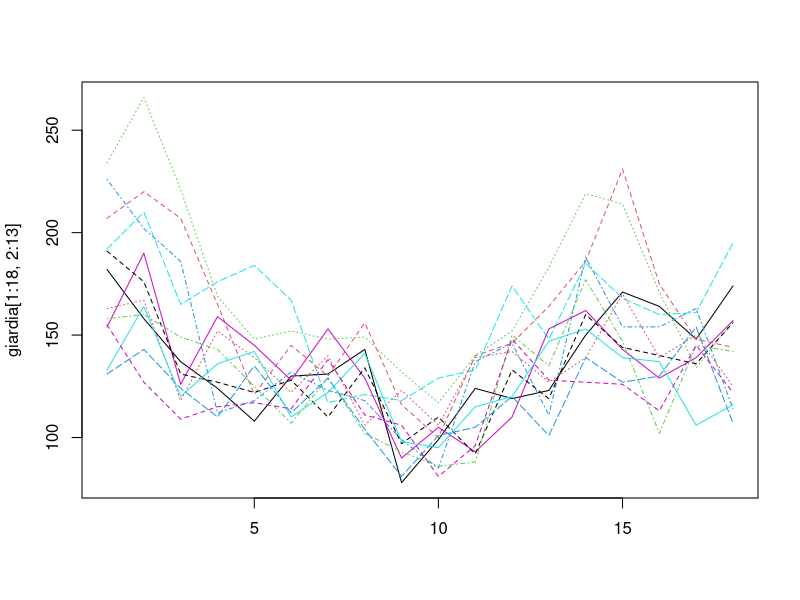
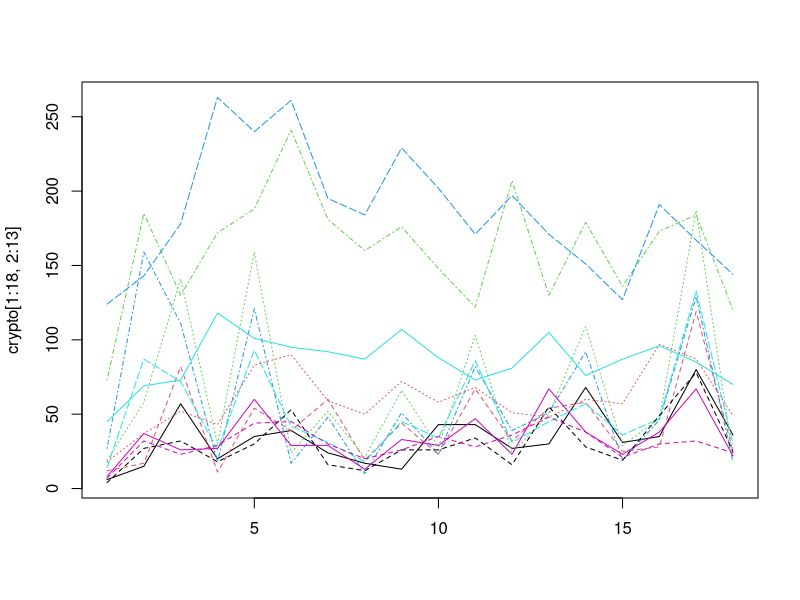
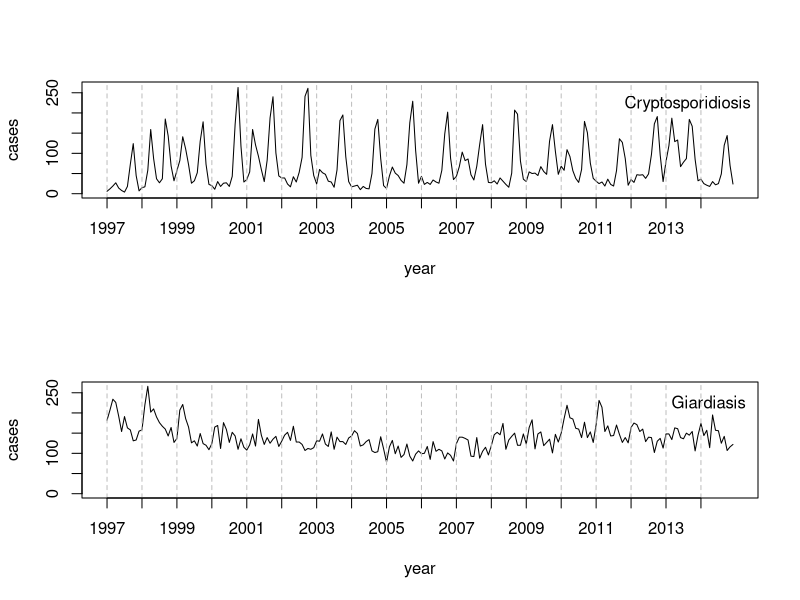

R code for these plots, in order:
# data from http://www.nzpho.org.nz/NotifiableDisease.aspx

# time series
giardia<-read.table('giardia_time_series.csv',header=T,sep=',')
matplot(giardia[1:18,2:13],type='l')
crypto<-read.table('crypto_time_series.csv',header=T,sep=',')
matplot(crypto[1:18,2:13],type='l')
library(tidyr)

library(reshape2)
g.ts <- ts(as.vector(t(as.matrix(giardia[1:18,2:13]))))
c.ts <- ts(as.vector(t(as.matrix(crypto[1:18,2:13]))))
pdf("time_series.pdf",width=10,height=10)
par(mfrow=c(2,1))
plot(c.ts,xaxt='n',ylab="cases",xlab="year",ylim=c(0,max(g.ts,c.ts)))
abline(v=seq(from=1,to=length(c.ts),by=12),lty=2,col='grey')
axis(side=1,at=seq(from=1,to=length(c.ts),by=12),labels=1997:2014)
legend('topright',"Cryptosporidiosis",bty='n')
plot(g.ts,xaxt='n',ylab="cases",xlab="year",ylim=c(0,max(g.ts,c.ts)))
abline(v=seq(from=1,to=length(g.ts),by=12),lty=2,col='grey')
axis(side=1,at=seq(from=1,to=length(g.ts),by=12),labels=1997:2014)
legend('topright',"Giardiasis ",bty='n')
dev.off()
